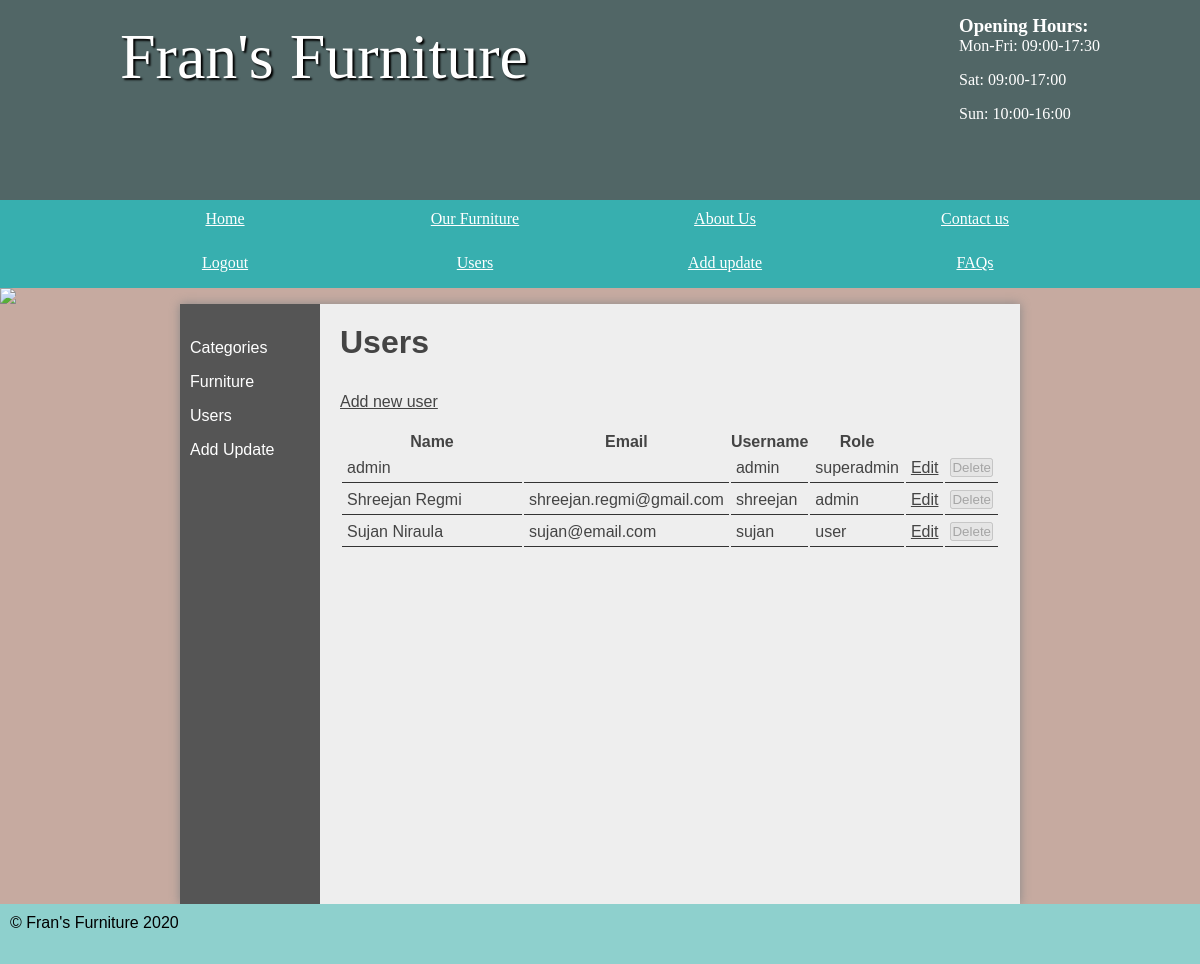
Page /users (signed in) on the committed database.
### tables this page shows
CREATE TABLE `users` (
  `user_id` int(11) NOT NULL,
  `user_username` varchar(20) NOT NULL,
  `user_firstname` varchar(255) NOT NULL,
  `user_lastname` varchar(255) NOT NULL,
  `user_email` varchar(255) NOT NULL,
  `user_password` varchar(255) NOT NULL,
  `user_type` varchar(255) NOT NULL
);

### pages/users.php (called while the page is built, shortened)
<?php
	require '../pages/user_data.php';
	$contentForPage=loadFromTemplate('../templates/user_page_template.php', ['users'=>$users]);
?>

### pages/user_data.php (called while the page is built)
<?php
	$userTable=new Table('users');
	$users=$userTable->findAllInDatabase();
?>

### classes/table.php (called while the page is built, shortened)
<?php
class Table{
	public $currentTable;
	function __construct($currentTable){
		$this->currentTable=$currentTable;
	}
	function findAllInDatabase(){
		global $pdo;
		$selectprpstmt=$pdo->prepare("SELECT * FROM ".$this->currentTable);
		$selectprpstmt->execute();
		return $selectprpstmt;
	}
}
?>

### templates/user_table_template.php (the view)
<?php
	echo '<table id="user-table">';
	echo '<thead>';
	echo '<tr>';
	echo '<th>Name</th>';
	echo '<th style="width: 10%">Email</th>';
	echo '<th style="width: 10%">Username</th>';
	echo '<th style="width: 10%">Role</th>';
	echo '<th style="width: 5%">&nbsp;</th>';
	echo '<th style="width: 5%">&nbsp;</th>';
	echo '</tr>';
	foreach ($users as $user) {
		echo '<tr>';
		echo '<td>' .$user['user_firstname'].' '.$user['user_lastname'].'</td>';
		echo '<td>' . $user['user_email'] . '</td>';
		echo '<td>' . $user['user_username'] . '</td>';
		echo '<td>' . $user['user_type'] . '</td>';
		echo '<td><a style="float: right" href="saveuser&uid=' . $user['user_id'] . '">Edit</a></td>';
		echo '<td><button class="delete-u" id="'.$user['user_id'].'">Delete</button></td>';
		echo '</tr>';
	}
	echo '</thead>';
	echo '</table>';

### css/styles.css (style rules this page uses)
* { margin: 0; padding: 0; }
html { font-family: 'Oxygen-Regular', verdana, sans-serif; }
body { background-color: #C6AAA0; }
section a { color: #444; }
table { width: 100%; margin-top: 20px; }
td { padding: 5px; border-bottom: 1px solid #333; }

### rows in the picture
users: user_firstname "admin", user_username "admin", user_type "superadmin"
users: user_firstname "Shreejan", user_lastname "Regmi", user_email "shreejan.regmi@gmail.com", user_username "shreejan", user_type "admin"
users: user_firstname "Sujan", user_lastname "Niraula", user_email "sujan@email.com", user_username "sujan", user_type "user"
